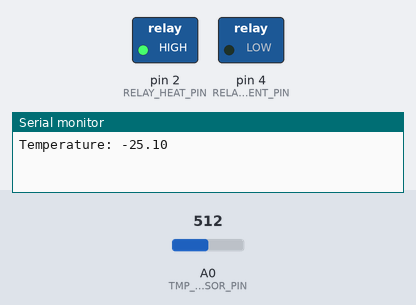
A program run on a simulated Arduino Uno, built with avr-gcc and run on an emulated ATmega328P. Parts: switched loads named in the program (green lamp = pin HIGH), the last lines printed to the serial monitor. The test bench sets the inputs (shaded band); at power-on: A0 (TMP_SENSOR_PIN) = 512.

Above: at 0.2 s.
At 3.2 s:
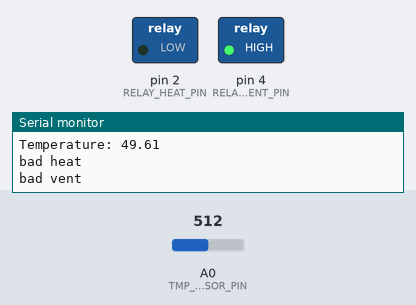
Timing chart, 0 to 4.7 s (numbered marks = the images above):
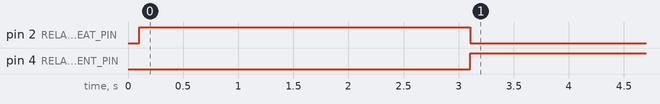

Measured:
- by itself, pin 2 (RELAY_HEAT_PIN): LOW → HIGH at 0.10 s, → LOW 3.0 s later
- by itself, pin 4 (RELAY_VENT_PIN): LOW → HIGH at 3.1 s

The program:

main.cpp
```cpp
#include <Arduino.h>

// doit spliiter le 5v du arduino pour sensor temp et relay board

#define TMP_SENSOR_PIN (A0)
#define RELAY_HEAT_PIN (2)
#define RELAY_VENT_PIN (4)

#define TEMP_DATA_BUFF_SIZE (10)

// #define START_HEAT_TEMP 35
#define STOP_HEAT_TEMP (36.0)
#define START_VENT_TEMP (38.0)

#define SSR_RELAY_MAX_TIME_MS 10

uint16_t temp_data_buff[TEMP_DATA_BUFF_SIZE] = {0};
uint8_t temp_buff_id = 0;

void controller_heat_if(float temp);
void controller_heat_pid(float temp);
uint16_t filter_raw_temp(uint16_t raw_temp);

void setup() {
  // put your setup code here, to run once:
  Serial.begin(9600);
  pinMode(TMP_SENSOR_PIN, INPUT);
  pinMode(RELAY_HEAT_PIN, OUTPUT);
  pinMode(RELAY_VENT_PIN, OUTPUT);

  digitalWrite(RELAY_HEAT_PIN, LOW);
  digitalWrite(RELAY_VENT_PIN, LOW);

  delay(100);
}

void loop() {
  // put your main code here, to run repeatedly:
  // delay(1000);
  uint16_t val_temp = analogRead(TMP_SENSOR_PIN);
  uint16_t val_temp_filtered = filter_raw_temp(val_temp);
  float temp = (((val_temp_filtered)*(5.0/1024.0)) - 0.5)*100;

  Serial.print("Temperature: ");
  Serial.println(temp);

  controller_heat_if(temp);

  delay(1000);
}

void controller_heat_if(float temp){
  if(temp <= STOP_HEAT_TEMP){
    digitalWrite(RELAY_HEAT_PIN, HIGH);
    // Serial.println("sup");
  }
  else {
    digitalWrite(RELAY_HEAT_PIN, LOW);
    Serial.println("bad heat");
  }
  if(temp >= START_VENT_TEMP){
    digitalWrite(RELAY_VENT_PIN, HIGH);
    Serial.println("bad vent");
  }
  else {
    digitalWrite(RELAY_VENT_PIN, LOW);
  }

}

// void controller_heat_pid(float temp){
//   if(temp <= STOP_HEAT_TEMP){
//     digitalWrite(RELAY_HEAT_PIN, HIGH);
//   }
//   else {
//     digitalWrite(RELAY_HEAT_PIN, LOW);
//   }
//   if(temp >= START_VENT_TEMP){
//     digitalWrite(RELAY_HEAT_PIN, HIGH);
//   }
//   else {
//     digitalWrite(RELAY_HEAT_PIN, LOW);
//   }

// }

uint16_t filter_raw_temp(uint16_t raw_temp){
  temp_data_buff[temp_buff_id] = raw_temp;
  uint32_t sum = 0;
  for (uint8_t i = 0; i< TEMP_DATA_BUFF_SIZE; i++){
    sum += temp_data_buff[i];
  }

  // Serial.println(sum);

  temp_buff_id++;
  if(temp_buff_id>=TEMP_DATA_BUFF_SIZE){
    temp_buff_id=0;
  }

  return sum/TEMP_DATA_BUFF_SIZE;
}
```
